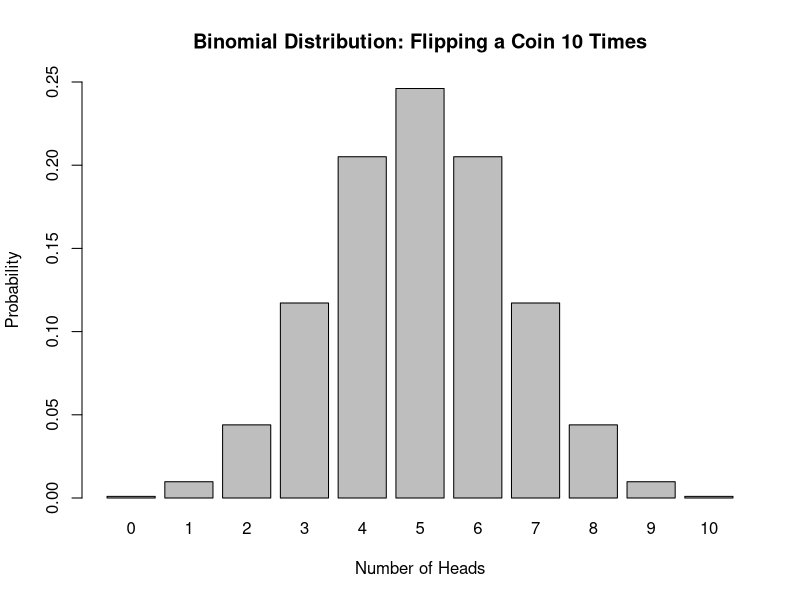

Write R code to recreate this figure.
# Parameters for binomial distribution
n <- 10  # number of trials
p <- 0.5 # probability of success (1/2 for coin toss)

# Compute probabilities for getting 0 to 10 heads
binomial_probs <- dbinom(0:n, size=n, prob=p)

# Create a bar plot for the binomial distribution
barplot(binomial_probs, names.arg=0:n, ylim=c(0, 0.25), 
        xlab="Number of Heads", ylab="Probability", 
        main="Binomial Distribution: Flipping a Coin 10 Times")
